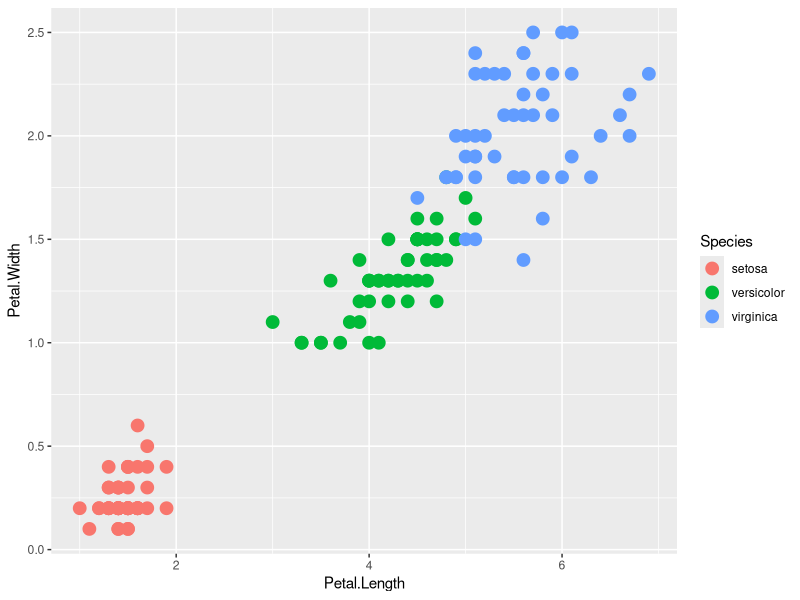
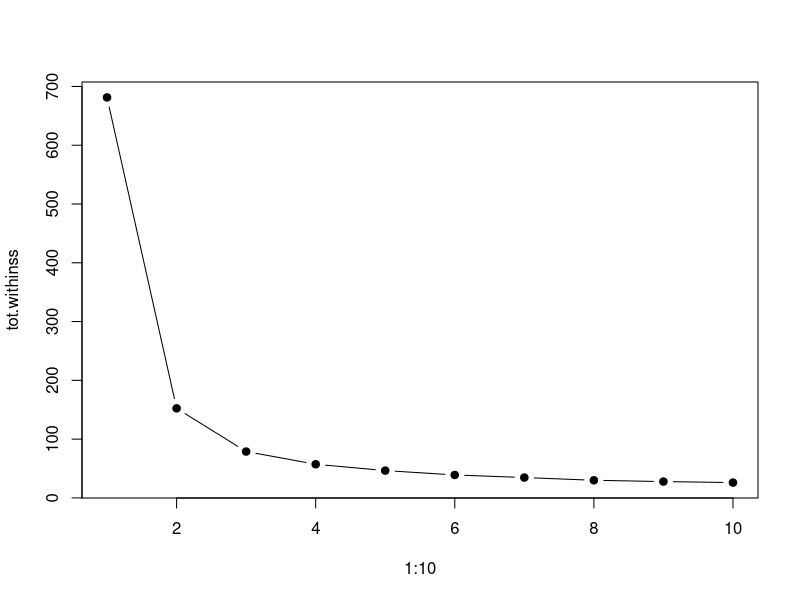
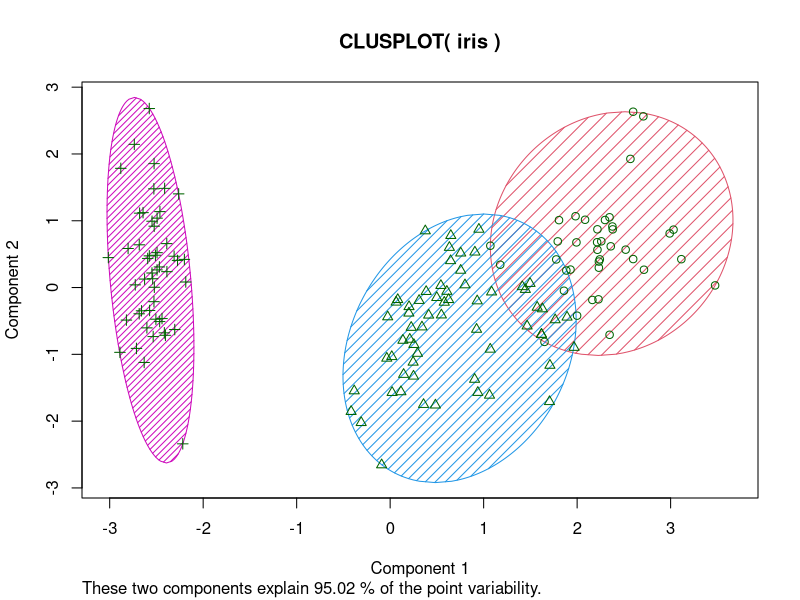

These figures' R source, in order:
## ---- chunk 1
knitr::opts_chunk$set(echo = TRUE)
## ---- chunk 2
library(ggplot2)

head(iris)
str(iris)
ggplot(iris, aes(Petal.Length, Petal.Width)) + geom_point(aes(col=Species), size=4)

## ---- chunk 3
set.seed(100)
irisCluster <- kmeans(iris[,1:4], center=3, nstart=20)
irisCluster
## ---- chunk 4
tot.withinss <- vector(mode="character", length=10)

for (i in 1:10){
  irisCluster <- kmeans(iris[,1:4], center=i, nstart=20)
  tot.withinss[i] <- irisCluster$tot.withinss
}
## ---- chunk 5
plot(1:10, tot.withinss, type="b", pch=19)
## ---- chunk 6
irisCluster <- kmeans(iris[,1:4], center=3, nstart=20)
## ---- chunk 7
table(irisCluster$cluster, iris$Species)
## ---- chunk 8
library(cluster)
clusplot(iris, irisCluster$cluster, color=T, shade=T, labels=0, lines=0)
## ---- chunk 9

